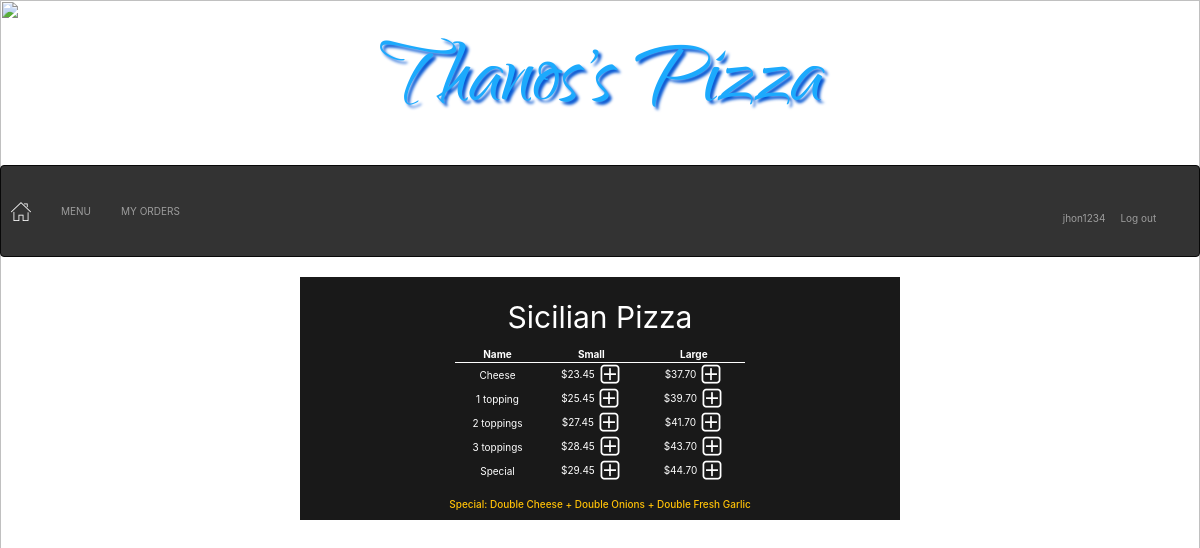
Page /menu/Sicilian Pizza (signed in) on the committed database.
### orders/models.py (models this page shows, shortened)
class Sicilian_pizza(models.Model):
    name=models.CharField(max_length=64)
    small=models.DecimalField(max_digits=4,decimal_places=2)
    large=models.DecimalField(max_digits=4,decimal_places=2)

### orders/views.py (the view)
# urls.py: path("menu/<str:category>", views.menu, name="menu"),
def menu(request,category):
    menu,columns=findTable(category)
    order_number=User_order.objects.get(user=request.user,status='initiated').order_number
    context = {
        "user":request.user,
        "Checkout":Order2.objects.filter(user=request.user,number=order_number),
        "Checkout_category":Order2.objects.filter(user=request.user,number=order_number).values_list('category').distinct(),
        "Total":list(Order2.objects.filter(user=request.user,number=order_number).aggregate(Sum('price')).values())[0],
        "Category": Category.objects.all(),
        "Active_category":category,
        "Menu": menu,
        "Columns":columns,
        "Topping_price": 0.00,
        "Order_number":order_number
    }
    return render(request,"menu.html",context)

### orders/models.py (called while the page is built)
    def __str__(self):
        return f"{self.name}"

### orders/views.py (called while the page is built)
def findTable(category):
    if category == "Regular Pizza":
        menu=Regular_pizza.objects.all()
        columns=3
    elif category == "Sicilian Pizza":
        menu=Sicilian_pizza.objects.all()
        columns=3
    elif category == "Toppings":
        menu=Topping.objects.all()
        columns=1
    elif category == "Subs":
        menu=Sub.objects.all()
        columns=3
    elif category == "Pasta":
        menu=Pasta.objects.all()
        columns=2
    elif category == "Salad":
        menu=Salad.objects.all()
        columns=2
    elif category == "Dinner Platters":
        menu=Dinner_platter.objects.all()
        columns=3
    return menu,columns

### orders/templates/menu.html (shortened to what this page needs)
{% extends "layout.html" %}
{% block body%}
<div class='p-3'>
    <table class='table-small w-50 mx-auto text-center '>
        <caption style='caption-side:top;color:white;font-size: 30px;text-align: center'>{{Active_category}}</caption>
        {% if Columns == 3 %}
        <thead class='thead-light'>
            <tr >
                <th>Name</th>
                <th>Small</th>
                <th>Large</th>
            </tr>
        </thead>
        <tbody>
            {% for row in Menu %}
            <tr>
                {% load static %}
                <td>{{row.name}}</td>
                {% if row.small == None %}
                    <td></td>
                {% else %}
                    <td>${{row.small}}&nbsp;<a href="{% url 'add' Active_category row.name row.small %}"><img class='plus' src="{% static 'plus.png' %}"></a></td>
                {% endif %}
                <td>${{row.large}}&nbsp;<a href="{% url 'add' Active_category row.name row.large %}"><img class='plus' src="{% static 'plus.png' %}"></a></td>
            </tr>
            {% endfor %}
        </tbody>
        {% endif %}
    </table>
</div>
{% if Active_category == 'Regular Pizza' or Active_category == 'Sicilian Pizza'  %}
    <div class='text-center p-2'>
        <h6 class='text-warning mx-auto'>Special: Double Cheese + Double Onions + Double Fresh Garlic</h6>
{% endif %}
{% endblock %}

### orders/templates/layout.html (shortened to what this page needs)
<!DOCTYPE html>
<html style="height:100%">
<head>
    {% load static %}
    <link rel="stylesheet" type="text/css" href="{% static 'styles.css' %}">
    <link rel="stylesheet" href="https://maxcdn.bootstrapcdn.com/bootstrap/4.1.3/css/bootstrap.min.css">
    <link rel="stylesheet" href="https://maxcdn.bootstrapcdn.com/bootstrap/3.4.0/css/bootstrap.min.css">
    <link rel="stylesheet" href="https://stackpath.bootstrapcdn.com/bootstrap/4.2.1/css/bootstrap.min.css">
</head>
<body style="height:100%">
    {% if Category %}
    <p id='logo' class='text-center m-0 weight-bold'><a href="{% url 'index' %}">Thanos's Pizza</a></p>
      {% if not user.is_superuser %}
      <nav class="navbar navbar-inverse navbar-expand-lg" style="background-color: #333;">
          <a  href="{% url 'index' %}"><img src="{% static 'home.png' %}"></a>
          <div class="collapse navbar-collapse" id="navbarNavDropdown">
            <ul class="navbar-nav mr-auto">
              <li class="nav-item dropdown">
                <a class=" navbar-text" href="#" id="navbarDropdownMenuLink" role="button" data-toggle="dropdown" aria-haspopup="true" aria-expanded="false">
                  MENU
                </a>
              </li>
              <li class="nav-item">
                <a  class="navbar-text"  href="{% url 'my_orders' Order_number %}">MY ORDERS</a>
              </li>
            </ul>
            <ul class="navbar-nav ml-auto">
              <a class="navbar-nav ml-auto navbar-text" href=#>{{user.username}}</a>
              <a class="navbar-nav ml-auto navbar-text" href="{% url 'logout' %}"> Log out&nbsp;</a>
            </ul>
          </div>
          </nav>
          <div id='center_box' class='w-50  mx-auto  '>
              {% block body%}
              {% endblock %}
          </div>
      {% endif %}
{% endif %}
</body>
</html>

### orders/static/styles.css (style rules this page uses)
#logo { padding:0px; font-family: webLogo ; font-size: 110px; text-shadow: 3px 3px 3px rgb(5, 87, 211); }
#logo a:link, #place_order:link, #confirm_order:link { color:rgb(28, 170, 253); }
#center_box { background-color: rgba(0, 0, 0, 0.9); color: white; }
th { border-bottom: 1px solid white; }
li { list-style-type: none; }

### rows in the picture
Sicilian_pizza: name "Cheese", small "23.45", large "37.70"
Sicilian_pizza: name "1 topping", small "25.45", large "39.70"
Sicilian_pizza: name "2 toppings", small "27.45", large "41.70"
Sicilian_pizza: name "3 toppings", small "28.45", large "43.70"
Sicilian_pizza: name "Special", small "29.45", large "44.70"

### other values in the picture
{{ user.username }} "jhon1234"
{{ Active_category }} "Sicilian Pizza"
